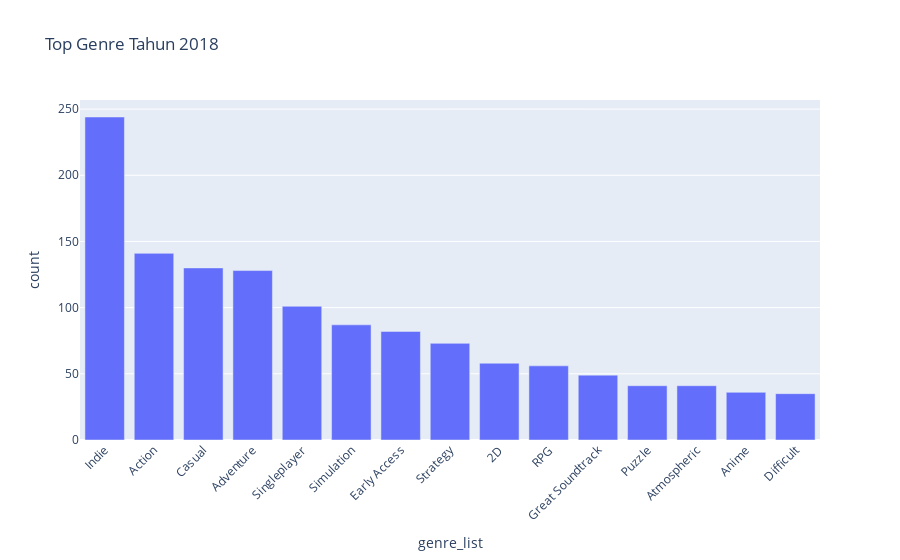

The notebook cell this image was saved under:
### Code cell
# 6. BAR CHART: Genre populer tahun tertentu
year = 2018
df_year = df[df["release_year"] == year]
bar_df = (
    df_year.groupby("genre_list")
    .size()
    .reset_index(name="count")
    .sort_values("count", ascending=False)
    .head(15)
)

bar_fig = px.bar(bar_df, x="genre_list", y="count", title=f"Top Genre Tahun {year}")
bar_fig.update_layout(xaxis_tickangle=-45)
bar_fig.show()

### Figure 1 — Plotly figure (JSON) as saved in the notebook; plotly's stock layout.template omitted (floating-point values rounded to 4 significant figures)
{"data": [{"alignmentgroup": "True", "hovertemplate": "genre_list=%{x}<br>count=%{y}<extra></extra>", "legendgroup": "", "marker": {"color": "#636efa", "pattern": {"shape": ""}}, "name": "", "offsetgroup": "", "orientation": "v", "showlegend": false, "textposition": "auto", "type": "bar", "x": ["Indie", "Action", "Casual", "Adventure", "Singleplayer", "Simulation", "Early Access", "Strategy", "2D", "RPG", "Great Soundtrack", "Puzzle", "Atmospheric", "Anime", "Difficult"], "xaxis": "x", "y": [244, 141, 130, 128, 101, 87, 82, 73, 58, 56, 49, 41, 41, 36, 35], "yaxis": "y"}], "layout": {"barmode": "relative", "legend": {"tracegroupgap": 0}, "title": {"text": "Top Genre Tahun 2018"}, "xaxis": {"anchor": "y", "domain": [0, 1], "tickangle": -45, "title": {"text": "genre_list"}}, "yaxis": {"anchor": "x", "domain": [0, 1], "title": {"text": "count"}}}}
